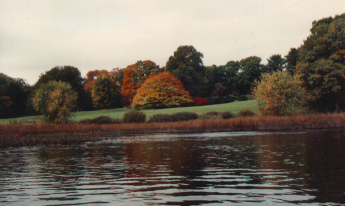
#> input picture Projekt_02/autumn.tif, 345 x 206 px
$ jupyter execute Ukrywanie.ipynb
#> lines starting #> are read from the running program, lines starting #| are printed output that depends on the picture
[cell 1]
from PIL import Image
import cv2
import matplotlib.pyplot as plt
import numpy as np
import os

[cell 2]
def resize_images(image1_path, image2_path):
#> called with image1_path = 'autumn.tif', image2_path = 'bali.tif'
    image_1 = cv2.imread(image1_path)
#> image_1 is the input picture: shape (206, 345, 3); mean B, G, R 98.9, 110.2, 119.7
    image_2 = cv2.imread(image2_path)
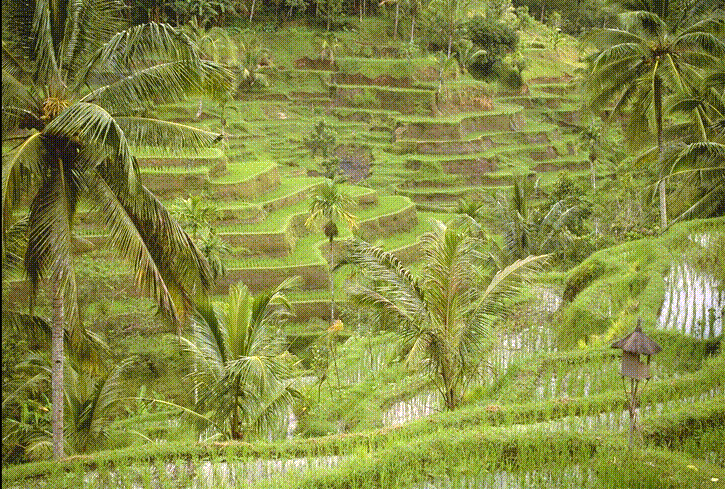
#> input picture Projekt_02/bali.tif, 725 x 489 px
#> image_2 is the input picture: shape (489, 725, 3); mean B, G, R 68.8, 140.5, 134.6
    return image_1, cv2.resize(image_2, (image_1.shape[1], image_1.shape[0]))

[cell 3]
def hide_image(original_image, hidden_image, bytes_to_use):
    if bytes_to_use == 2:
        hidden_mask = 0b11000000
        original_mask = 0b11111100
    elif bytes_to_use == 3:
        hidden_mask = 0b11100000
        original_mask = 0b11111000
    elif bytes_to_use == 4:
        hidden_mask = 0b11110000
        original_mask = 0b11110000
    else:
        return

    shift_bytes = 8 - bytes_to_use

    new_image = np.zeros_like(original_image)
    for i in range(original_image.shape[0]):
            for j in range(original_image.shape[1]):
                for k in range(3):
                    original_pixel_nulled = (original_image[i][j][k] & original_mask)
                    hidden_pixel_shifted = (hidden_image[i][j][k] & hidden_mask) >> shift_bytes
                    new_image[i][j][k] = original_pixel_nulled | hidden_pixel_shifted

    return new_image

def extract_image(image, bytes_to_use):
    if bytes_to_use == 2:
        mask = 0b00000011
    elif bytes_to_use == 3:
        mask = 0b00000111
    elif bytes_to_use == 4:
        mask = 0b00001111
    shift_bytes = 8 - bytes_to_use
    extracted_image = np.zeros_like(image)
    for i in range(extracted_image.shape[0]):
            for j in range(extracted_image.shape[1]):
                for k in range(3):
                    hidden_pixel_shifted = (image[i][j][k] & mask) << shift_bytes
                    extracted_image[i][j][k] = hidden_pixel_shifted

    return extracted_image

[cell 4]
# Przykładowe użycie
image1_path = "autumn.tif"
image2_path = "bali.tif"
container, hidden = resize_images(image1_path, image2_path)
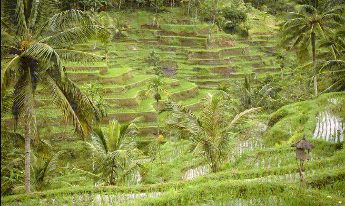
#> hidden: shape (206, 345, 3); mean of channels 0, 1, 2 68.6, 140.4, 134.5; drawn as B, G, R

container_LSB4 = hide_image(container.copy(), hidden, 4)
extracted_LSB4 = extract_image(container_LSB4, 4)

container_LSB3 = hide_image(container.copy(), hidden, 3)
extracted_LSB3 = extract_image(container_LSB3, 3)
#> call 2 of extract_image, with bytes_to_use = 3
#> after the loop in extract_image (call 2), `for i in range(extracted_image.shape[0]):`:
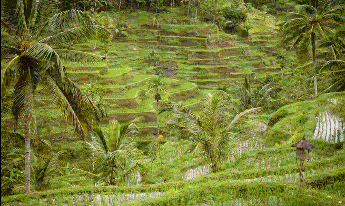
#> extracted_image: shape (206, 345, 3); mean of channels 0, 1, 2 53.1, 124.7, 118.9; drawn as B, G, R

container_LSB2 = hide_image(container.copy(), hidden, 2)
extracted_LSB2 = extract_image(container_LSB2, 2)
#> call 3 of extract_image, with bytes_to_use = 2
#> after the loop in extract_image (call 3), `for i in range(extracted_image.shape[0]):`:
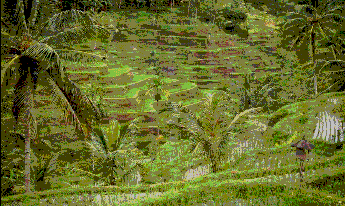
#> extracted_image: shape (206, 345, 3); mean of channels 0, 1, 2 41.1, 108.4, 102.9; drawn as B, G, R

[cell 5]
cv2.imwrite(r'container_LSB4.jpg', container_LSB4)
cv2.imwrite(r'extracted_LSB4.jpg', extracted_LSB4)
cv2.imwrite(r'container_LSB3.jpg', container_LSB3)
cv2.imwrite(r'extracted_LSB3.jpg', extracted_LSB3)
cv2.imwrite(r'container_LSB2.jpg', container_LSB2)
cv2.imwrite(r'extracted_LSB2.jpg', extracted_LSB2)
#> Out = True

[cell 6]
def calculate_normalized_absolute_error(original_image, changed_image):
    diff_image = np.sqrt((original_image[:,:,0].astype(float) - changed_image[:,:,0].astype(float))**2 + \
                     (original_image[:,:,1].astype(float) - changed_image[:,:,1].astype(float))**2 + \
                     (original_image[:,:,2].astype(float) - changed_image[:,:,2].astype(float))**2)
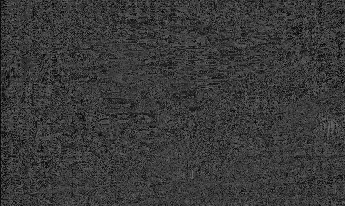
#> diff_image: shape (206, 345) float64; min 0, max 109.1, mean 57.6
    M, N, L = original_image.shape
#> M = 206; N = 345; L = 3

    result = np.sum(diff_image) / (M * N)
#> result = 57.57
    return result

[cell 7]
print("Quality for LSB2:", round(calculate_normalized_absolute_error(hidden, extracted_LSB2), 2))
#| Quality for LSB2: 57.57
print("Quality for LSB3:", round(calculate_normalized_absolute_error(hidden, extracted_LSB3), 2))
#> in calculate_normalized_absolute_error (call 2), `diff_image = np.sqrt((original_image[:,:,0].astype(float) - changed_im..`:
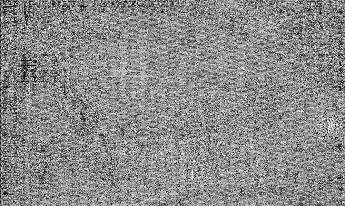
#> diff_image: shape (206, 345) float64; min 0, max 53.69, mean 29.3; drawn with min black and max white
#> in calculate_normalized_absolute_error (call 2), `result = np.sum(diff_image) / (M * N)`: result = 29.32
#| Quality for LSB3: 29.32
print("Quality for LSB4:", round(calculate_normalized_absolute_error(hidden, extracted_LSB4), 2))
#> in calculate_normalized_absolute_error (call 3), `diff_image = np.sqrt((original_image[:,:,0].astype(float) - changed_im..`:
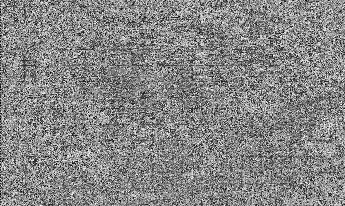
#> diff_image: shape (206, 345) float64; min 0, max 25.98, mean 13.7; drawn with min black and max white
#> in calculate_normalized_absolute_error (call 3), `result = np.sum(diff_image) / (M * N)`: result = 13.67
#| Quality for LSB4: 13.67
